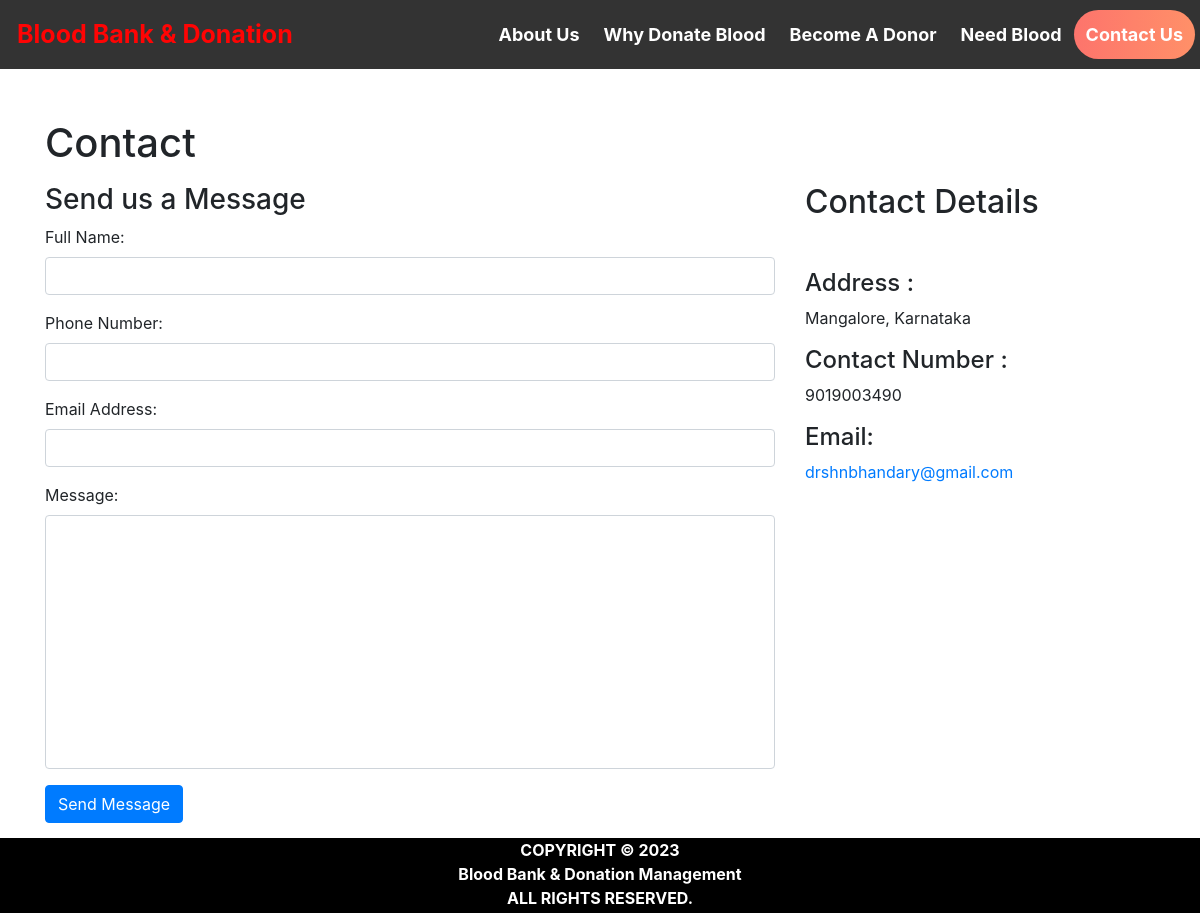
Page /contact_us.php on the committed database.
### tables this page shows
create table contact_info(
contact_id int auto_increment Not Null,
contact_address varchar(100) NOT NULL,
contact_mail varchar(50) NOT NULL,
contact_phone varchar(100) NOT NULL,
primary key(contact_id)
);

### contact_us.php (the view, shortened to what this page needs)
<html>
<head>
  <link rel="stylesheet" href="https://maxcdn.bootstrapcdn.com/bootstrap/4.5.2/css/bootstrap.min.css">
</head>
<body>
<?php $active ='contact';
include 'head.php'; ?>
<div id="page-container" style="margin-top:50px; position: relative;min-height: 84vh;">
  <div class="container">
  <div id="content-wrap" style="padding-bottom:50px;">
    <h1 class="mt-4 mb-3">Contact</h1>
    <div class="row">
      <div class="col-lg-8 mb-4">
        <h3>Send us a Message</h3>
        <form name="sentMessage"  method="post">
            <div class="control-group form-group">
                <div class="controls">
                    <label>Full Name:</label>
                    <input type="text" class="form-control" id="name" name="fullname" required>
                </div>
            </div>
            <div class="control-group form-group">
                <div class="controls">
                    <label>Phone Number:</label>
                    <input type="tel" class="form-control" id="phone" name="contactno"  required >
                </div>
            </div>
            <div class="control-group form-group">
                <div class="controls">
                    <label>Email Address:</label>
                    <input type="email" class="form-control" id="email" name="email" required>
                </div>
            </div>
            <div class="control-group form-group">
                <div class="controls">
                    <label>Message:</label>
                    <textarea rows="10" cols="100" class="form-control" id="message" name="message" required  maxlength="999" style="resize:none"></textarea>
                </div>
            </div>
            <button type="submit" name="send"  class="btn btn-primary">Send Message</button>
        </form>
    </div>
    <div class="col-lg-4 mb-4">
        <h2>Contact Details</h2>
        <?php
          include 'conn.php';
          $sql= "select * from contact_info";
          $result=mysqli_query($conn,$sql);
          if(mysqli_num_rows($result)>0)   {
              while($row = mysqli_fetch_assoc($result)) { ?>
        <br>
        <p>
            <h4>Address :</h4><?php echo $row['contact_address']; ?>
        </p>
        <p>
            <h4>Contact Number :</h4><?php echo $row['contact_phone']; ?>
        </p>
        <p>
          <h4>  Email: </h4><a href="#"><?php echo $row['contact_mail']; ?></a>
        </p>
        <?php }
      } ?>
    </div>
</div>
</div>
</div>
<?php include 'footer.php' ?>
</div>
</body>
</html>

### rows in the picture
contact_info: contact_address "Mangalore, Karnataka", contact_phone "9019003490", contact_mail "drshnbhandary@gmail.com"
